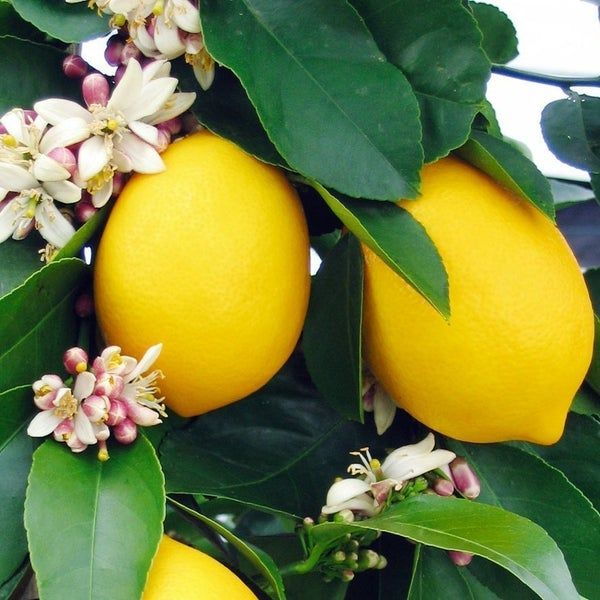
#> input picture Meyer.jpg, 600 x 600 px
$ python create_cartoon_effect.py
#> lines starting #> are read from the running program, lines starting #| are printed output that depends on the picture; after the words box and inside, x2 and y2 are one past the last pixel; in counts of white or black regions, pixels touching at a corner belong together
# A cartoon has 2 important characteristics:
# - Really clear edges
# - Homogeneous colours
# Starting from an original image taken from search engine
# I'm going to give to it a cartoon effect keeping in mind these 2 characteristics.
import cv2
import numpy as np

img = cv2.imread("Meyer.jpg")
#> img is the input picture: shape (600, 600, 3); mean B, G, R 64.8, 129.7, 121.7

# 1) Edges
gray = cv2.cvtColor(img, cv2.COLOR_BGR2GRAY)
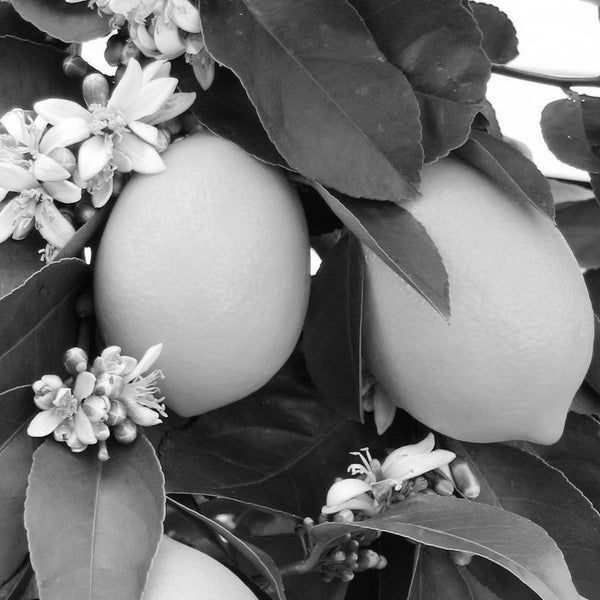
#> gray: shape (600, 600); min 0, max 255, mean 119.9
gray = cv2.medianBlur(gray, 5)
edges = cv2.adaptiveThreshold(gray, 255, cv2.ADAPTIVE_THRESH_MEAN_C, cv2.THRESH_BINARY, 9, 9)
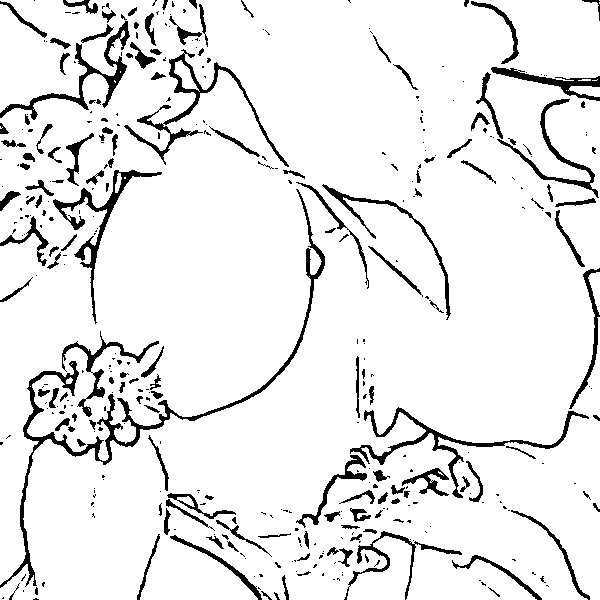
#> edges: shape (600, 600); 91.5% white; 390 black regions (242 under 20 px), largest, box (x1, y1, x2, y2) and area: (0, 189, 325, 588) 3978, (350, 407, 589, 498) 1848, (124, 49, 289, 167) 1815

# 2) Color
color = cv2.bilateralFilter(img, 9, 300, 300)
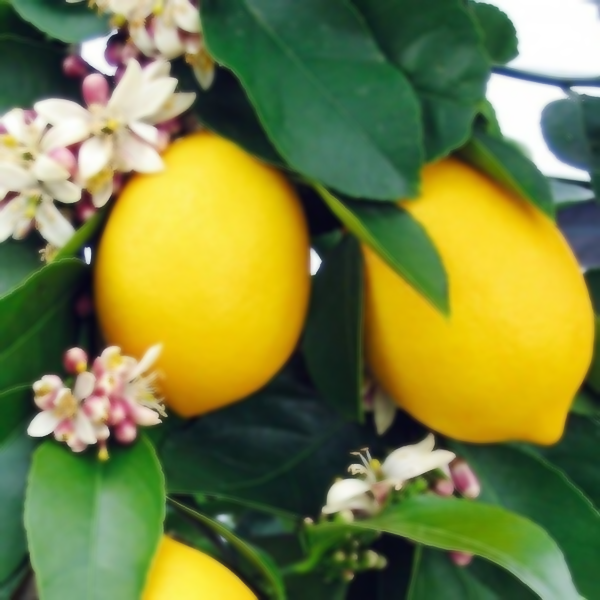
#> color: shape (600, 600, 3); mean B, G, R 64.8, 129.7, 121.7

# 3) Cartoon
cartoon = cv2.bitwise_and(color, color, mask=edges)
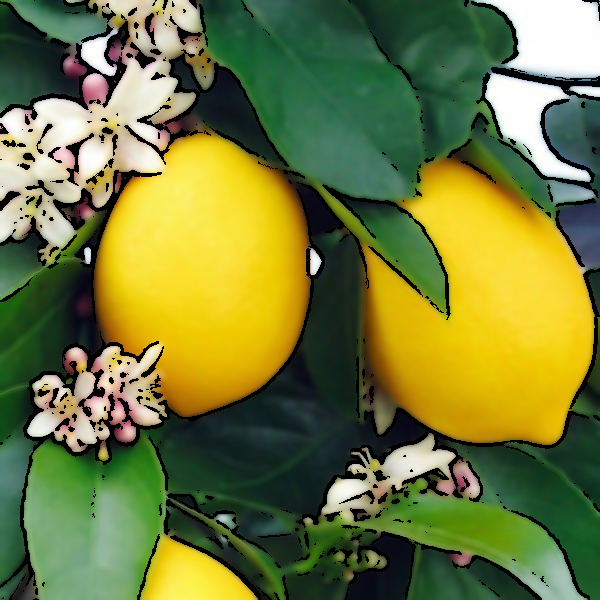
#> cartoon: shape (600, 600, 3); mean B, G, R 59.5, 122.4, 114.4


cv2.imshow("Image", img)
cv2.imshow("Cartoon", cartoon)
cv2.imshow("color", color)
cv2.imshow("edges", edges)
cv2.waitKey(0)
cv2.destroyAllWindows()

$ run again, with Ofikikai.png saved as Meyer.jpg
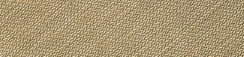
#> input picture Ofikikai.png, 244 x 57 px
#> img is the input picture: shape (57, 244, 3); mean B, G, R 115.3, 150.9, 169.8
#> `edges = cv2.adaptiveThreshold(gray, 255, cv2.ADAPTIVE_THRESH_MEAN_C, c..`:
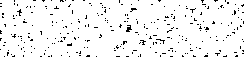
#> edges: shape (57, 244); 94.8% white; black in thin lines or dots
#> `cartoon = cv2.bitwise_and(color, color, mask=edges)`:
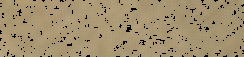
#> cartoon: shape (57, 244, 3); mean B, G, R 109.1, 142.9, 160.8
